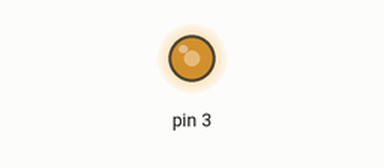
A sketch run on a simulated Arduino Uno, built with avr-gcc and run on an emulated ATmega328P. Shown: output pins drawn as LEDs (lit = HIGH). Random numbers use the default seed unless the sketch sets one.

Above: at 0.05 s.
At 19.77 s:
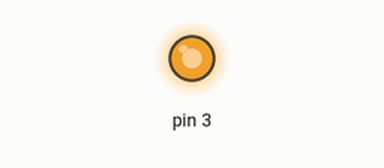
At 39.69 s:
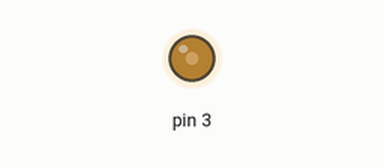
Timing chart, 0 to 40.0 s (numbered marks = the images above):
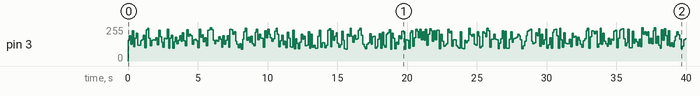

Measured:
- by itself, pin 3: 0/255 → 154/255 at 0.00 s, → 189/255 0.10 s later, → 124/255 0.10 s later, → 228/255 0.10 s later, … (399 changes in this stretch)

The sketch:

9.4.ino
```cpp
int s;
void setup() {
  pinMode(3,OUTPUT);
  randomSeed(analogRead(A1));
}

void loop() {
  s=random(90,250);
  analogWrite(3,s);
  delay(100);
  }
```
